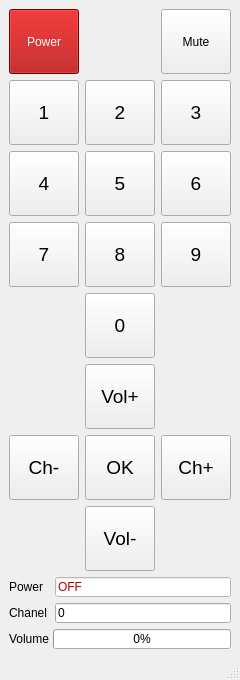
<?xml version="1.0" encoding="UTF-8"?>
<ui version="4.0">
 <class>MainWindow</class>
 <widget class="QMainWindow" name="MainWindow">
  <property name="geometry">
   <rect>
    <x>0</x>
    <y>0</y>
    <width>240</width>
    <height>680</height>
   </rect>
  </property>
  <property name="sizePolicy">
   <sizepolicy hsizetype="Fixed" vsizetype="Fixed">
    <horstretch>0</horstretch>
    <verstretch>0</verstretch>
   </sizepolicy>
  </property>
  <property name="minimumSize">
   <size>
    <width>240</width>
    <height>680</height>
   </size>
  </property>
  <property name="maximumSize">
   <size>
    <width>240</width>
    <height>680</height>
   </size>
  </property>
  <property name="contextMenuPolicy">
   <enum>Qt::NoContextMenu</enum>
  </property>
  <property name="windowTitle">
   <string>Remote Controller</string>
  </property>
  <widget class="QWidget" name="centralwidget">
   <property name="sizePolicy">
    <sizepolicy hsizetype="Fixed" vsizetype="Fixed">
     <horstretch>0</horstretch>
     <verstretch>0</verstretch>
    </sizepolicy>
   </property>
   <layout class="QGridLayout" name="gridLayout_2">
    <item row="0" column="0">
     <layout class="QVBoxLayout" name="verticalLayout">
      <item>
       <layout class="QGridLayout" name="gridLayout">
        <item row="2" column="0">
         <widget class="QPushButton" name="btn4">
          <property name="sizePolicy">
           <sizepolicy hsizetype="Expanding" vsizetype="Expanding">
            <horstretch>0</horstretch>
            <verstretch>0</verstretch>
           </sizepolicy>
          </property>
          <property name="font">
           <font>
            <pointsize>14</pointsize>
           </font>
          </property>
          <property name="text">
           <string>4</string>
          </property>
         </widget>
        </item>
        <item row="6" column="0">
         <widget class="QPushButton" name="btnPrev">
          <property name="sizePolicy">
           <sizepolicy hsizetype="Expanding" vsizetype="Expanding">
            <horstretch>0</horstretch>
            <verstretch>0</verstretch>
           </sizepolicy>
          </property>
          <property name="font">
           <font>
            <pointsize>14</pointsize>
           </font>
          </property>
          <property name="text">
           <string>Ch-</string>
          </property>
         </widget>
        </item>
        <item row="0" column="2">
         <widget class="QPushButton" name="btnMute">
          <property name="sizePolicy">
           <sizepolicy hsizetype="Expanding" vsizetype="Expanding">
            <horstretch>0</horstretch>
            <verstretch>0</verstretch>
           </sizepolicy>
          </property>
          <property name="text">
           <string>Mute</string>
          </property>
         </widget>
        </item>
        <item row="1" column="2">
         <widget class="QPushButton" name="btn3">
          <property name="sizePolicy">
           <sizepolicy hsizetype="Expanding" vsizetype="Expanding">
            <horstretch>0</horstretch>
            <verstretch>0</verstretch>
           </sizepolicy>
          </property>
          <property name="font">
           <font>
            <pointsize>14</pointsize>
           </font>
          </property>
          <property name="text">
           <string>3</string>
          </property>
         </widget>
        </item>
        <item row="3" column="2">
         <widget class="QPushButton" name="btn9">
          <property name="sizePolicy">
           <sizepolicy hsizetype="Expanding" vsizetype="Expanding">
            <horstretch>0</horstretch>
            <verstretch>0</verstretch>
           </sizepolicy>
          </property>
          <property name="font">
           <font>
            <pointsize>14</pointsize>
           </font>
          </property>
          <property name="text">
           <string>9</string>
          </property>
         </widget>
        </item>
        <item row="6" column="1">
         <widget class="QPushButton" name="btnOk">
          <property name="sizePolicy">
           <sizepolicy hsizetype="Expanding" vsizetype="Expanding">
            <horstretch>0</horstretch>
            <verstretch>0</verstretch>
           </sizepolicy>
          </property>
          <property name="font">
           <font>
            <pointsize>14</pointsize>
           </font>
          </property>
          <property name="text">
           <string>OK</string>
          </property>
         </widget>
        </item>
        <item row="1" column="1">
         <widget class="QPushButton" name="btn2">
          <property name="sizePolicy">
           <sizepolicy hsizetype="Expanding" vsizetype="Expanding">
            <horstretch>0</horstretch>
            <verstretch>0</verstretch>
           </sizepolicy>
          </property>
          <property name="font">
           <font>
            <pointsize>14</pointsize>
           </font>
          </property>
          <property name="text">
           <string>2</string>
          </property>
         </widget>
        </item>
        <item row="2" column="2">
         <widget class="QPushButton" name="btn6">
          <property name="sizePolicy">
           <sizepolicy hsizetype="Expanding" vsizetype="Expanding">
            <horstretch>0</horstretch>
            <verstretch>0</verstretch>
           </sizepolicy>
          </property>
          <property name="font">
           <font>
            <pointsize>14</pointsize>
           </font>
          </property>
          <property name="text">
           <string>6</string>
          </property>
         </widget>
        </item>
        <item row="4" column="1">
         <widget class="QPushButton" name="btn0">
          <property name="sizePolicy">
           <sizepolicy hsizetype="Expanding" vsizetype="Expanding">
            <horstretch>0</horstretch>
            <verstretch>0</verstretch>
           </sizepolicy>
          </property>
          <property name="font">
           <font>
            <pointsize>14</pointsize>
           </font>
          </property>
          <property name="text">
           <string>0</string>
          </property>
         </widget>
        </item>
        <item row="0" column="0">
         <widget class="QPushButton" name="btnPower">
          <property name="sizePolicy">
           <sizepolicy hsizetype="Expanding" vsizetype="Expanding">
            <horstretch>0</horstretch>
            <verstretch>0</verstretch>
           </sizepolicy>
          </property>
          <property name="styleSheet">
           <string notr="true">background-color:rgb(170, 0, 0);
color:rgb(255, 255, 255)</string>
          </property>
          <property name="text">
           <string>Power</string>
          </property>
         </widget>
        </item>
        <item row="6" column="2">
         <widget class="QPushButton" name="btnNext">
          <property name="sizePolicy">
           <sizepolicy hsizetype="Expanding" vsizetype="Expanding">
            <horstretch>0</horstretch>
            <verstretch>0</verstretch>
           </sizepolicy>
          </property>
          <property name="font">
           <font>
            <pointsize>14</pointsize>
           </font>
          </property>
          <property name="text">
           <string>Ch+</string>
          </property>
         </widget>
        </item>
        <item row="1" column="0">
         <widget class="QPushButton" name="btn1">
          <property name="sizePolicy">
           <sizepolicy hsizetype="Expanding" vsizetype="Expanding">
            <horstretch>0</horstretch>
            <verstretch>0</verstretch>
           </sizepolicy>
          </property>
          <property name="font">
           <font>
            <pointsize>14</pointsize>
           </font>
          </property>
          <property name="text">
           <string>1</string>
          </property>
         </widget>
        </item>
        <item row="2" column="1">
         <widget class="QPushButton" name="btn5">
          <property name="sizePolicy">
           <sizepolicy hsizetype="Expanding" vsizetype="Expanding">
            <horstretch>0</horstretch>
            <verstretch>0</verstretch>
           </sizepolicy>
          </property>
          <property name="font">
           <font>
            <pointsize>14</pointsize>
           </font>
          </property>
          <property name="text">
           <string>5</string>
          </property>
         </widget>
        </item>
        <item row="3" column="1">
         <widget class="QPushButton" name="btn8">
          <property name="sizePolicy">
           <sizepolicy hsizetype="Expanding" vsizetype="Expanding">
            <horstretch>0</horstretch>
            <verstretch>0</verstretch>
           </sizepolicy>
          </property>
          <property name="font">
           <font>
            <pointsize>14</pointsize>
           </font>
          </property>
          <property name="text">
           <string>8</string>
          </property>
         </widget>
        </item>
        <item row="5" column="1">
         <widget class="QPushButton" name="btnVolumeUp">
          <property name="sizePolicy">
           <sizepolicy hsizetype="Expanding" vsizetype="Expanding">
            <horstretch>0</horstretch>
            <verstretch>0</verstretch>
           </sizepolicy>
          </property>
          <property name="font">
           <font>
            <pointsize>14</pointsize>
           </font>
          </property>
          <property name="text">
           <string>Vol+</string>
          </property>
         </widget>
        </item>
        <item row="3" column="0">
         <widget class="QPushButton" name="btn7">
          <property name="sizePolicy">
           <sizepolicy hsizetype="Expanding" vsizetype="Expanding">
            <horstretch>0</horstretch>
            <verstretch>0</verstretch>
           </sizepolicy>
          </property>
          <property name="font">
           <font>
            <pointsize>14</pointsize>
           </font>
          </property>
          <property name="text">
           <string>7</string>
          </property>
         </widget>
        </item>
        <item row="7" column="1">
         <widget class="QPushButton" name="btnVolumeDown">
          <property name="sizePolicy">
           <sizepolicy hsizetype="Expanding" vsizetype="Expanding">
            <horstretch>0</horstretch>
            <verstretch>0</verstretch>
           </sizepolicy>
          </property>
          <property name="font">
           <font>
            <pointsize>14</pointsize>
           </font>
          </property>
          <property name="text">
           <string>Vol-</string>
          </property>
         </widget>
        </item>
       </layout>
      </item>
      <item>
       <layout class="QHBoxLayout" name="horizontalLayout_2">
        <item>
         <widget class="QLabel" name="label">
          <property name="minimumSize">
           <size>
            <width>40</width>
            <height>20</height>
           </size>
          </property>
          <property name="maximumSize">
           <size>
            <width>40</width>
            <height>20</height>
           </size>
          </property>
          <property name="text">
           <string>Power</string>
          </property>
         </widget>
        </item>
        <item>
         <widget class="QLineEdit" name="editPower">
          <property name="minimumSize">
           <size>
            <width>0</width>
            <height>20</height>
           </size>
          </property>
          <property name="maximumSize">
           <size>
            <width>16777215</width>
            <height>20</height>
           </size>
          </property>
          <property name="font">
           <font>
            <pointsize>9</pointsize>
           </font>
          </property>
          <property name="styleSheet">
           <string notr="true">background-color:rgb(255, 255, 255);
color: rgb(170, 0, 0)</string>
          </property>
          <property name="text">
           <string>OFF</string>
          </property>
         </widget>
        </item>
       </layout>
      </item>
      <item>
       <layout class="QHBoxLayout" name="horizontalLayout_6">
        <item>
         <widget class="QLabel" name="label_4">
          <property name="minimumSize">
           <size>
            <width>40</width>
            <height>20</height>
           </size>
          </property>
          <property name="maximumSize">
           <size>
            <width>40</width>
            <height>20</height>
           </size>
          </property>
          <property name="text">
           <string>Chanel</string>
          </property>
         </widget>
        </item>
        <item>
         <widget class="QLineEdit" name="editChanel">
          <property name="minimumSize">
           <size>
            <width>0</width>
            <height>20</height>
           </size>
          </property>
          <property name="maximumSize">
           <size>
            <width>16777215</width>
            <height>20</height>
           </size>
          </property>
          <property name="font">
           <font>
            <pointsize>9</pointsize>
           </font>
          </property>
          <property name="text">
           <string>0</string>
          </property>
         </widget>
        </item>
       </layout>
      </item>
      <item>
       <layout class="QHBoxLayout" name="horizontalLayout_7">
        <property name="spacing">
         <number>4</number>
        </property>
        <item>
         <widget class="QLabel" name="label_5">
          <property name="sizePolicy">
           <sizepolicy hsizetype="Fixed" vsizetype="Fixed">
            <horstretch>0</horstretch>
            <verstretch>0</verstretch>
           </sizepolicy>
          </property>
          <property name="minimumSize">
           <size>
            <width>40</width>
            <height>20</height>
           </size>
          </property>
          <property name="maximumSize">
           <size>
            <width>40</width>
            <height>20</height>
           </size>
          </property>
          <property name="text">
           <string>Volume</string>
          </property>
         </widget>
        </item>
        <item>
         <widget class="QProgressBar" name="progressVolume">
          <property name="sizePolicy">
           <sizepolicy hsizetype="Expanding" vsizetype="Fixed">
            <horstretch>0</horstretch>
            <verstretch>0</verstretch>
           </sizepolicy>
          </property>
          <property name="minimumSize">
           <size>
            <width>0</width>
            <height>20</height>
           </size>
          </property>
          <property name="maximumSize">
           <size>
            <width>16777215</width>
            <height>20</height>
           </size>
          </property>
          <property name="font">
           <font>
            <pointsize>9</pointsize>
           </font>
          </property>
          <property name="value">
           <number>0</number>
          </property>
         </widget>
        </item>
       </layout>
      </item>
     </layout>
    </item>
   </layout>
  </widget>
  <widget class="QStatusBar" name="statusbar"/>
 </widget>
 <resources/>
 <connections>
  <connection>
   <sender>btnPower</sender>
   <signal>clicked()</signal>
   <receiver>MainWindow</receiver>
   <slot>powerChange()</slot>
   <hints>
    <hint type="sourcelabel">
     <x>30</x>
     <y>22</y>
    </hint>
    <hint type="destinationlabel">
     <x>113</x>
     <y>36</y>
    </hint>
   </hints>
  </connection>
  <connection>
   <sender>btnMute</sender>
   <signal>clicked()</signal>
   <receiver>MainWindow</receiver>
   <slot>muteChange()</slot>
   <hints>
    <hint type="sourcelabel">
     <x>222</x>
     <y>26</y>
    </hint>
    <hint type="destinationlabel">
     <x>154</x>
     <y>19</y>
    </hint>
   </hints>
  </connection>
  <connection>
   <sender>btn1</sender>
   <signal>clicked()</signal>
   <receiver>MainWindow</receiver>
   <slot>add1()</slot>
   <hints>
    <hint type="sourcelabel">
     <x>65</x>
     <y>71</y>
    </hint>
    <hint type="destinationlabel">
     <x>140</x>
     <y>46</y>
    </hint>
   </hints>
  </connection>
  <connection>
   <sender>btn2</sender>
   <signal>clicked()</signal>
   <receiver>MainWindow</receiver>
   <slot>add2()</slot>
   <hints>
    <hint type="sourcelabel">
     <x>142</x>
     <y>91</y>
    </hint>
    <hint type="destinationlabel">
     <x>162</x>
     <y>10</y>
    </hint>
   </hints>
  </connection>
  <connection>
   <sender>btn3</sender>
   <signal>clicked()</signal>
   <receiver>MainWindow</receiver>
   <slot>add3()</slot>
   <hints>
    <hint type="sourcelabel">
     <x>225</x>
     <y>84</y>
    </hint>
    <hint type="destinationlabel">
     <x>115</x>
     <y>7</y>
    </hint>
   </hints>
  </connection>
  <connection>
   <sender>btn4</sender>
   <signal>clicked()</signal>
   <receiver>MainWindow</receiver>
   <slot>add4()</slot>
   <hints>
    <hint type="sourcelabel">
     <x>43</x>
     <y>130</y>
    </hint>
    <hint type="destinationlabel">
     <x>20</x>
     <y>217</y>
    </hint>
   </hints>
  </connection>
  <connection>
   <sender>btn5</sender>
   <signal>clicked()</signal>
   <receiver>MainWindow</receiver>
   <slot>add5()</slot>
   <hints>
    <hint type="sourcelabel">
     <x>117</x>
     <y>134</y>
    </hint>
    <hint type="destinationlabel">
     <x>34</x>
     <y>205</y>
    </hint>
   </hints>
  </connection>
  <connection>
   <sender>btn6</sender>
   <signal>clicked()</signal>
   <receiver>MainWindow</receiver>
   <slot>add6()</slot>
   <hints>
    <hint type="sourcelabel">
     <x>243</x>
     <y>132</y>
    </hint>
    <hint type="destinationlabel">
     <x>260</x>
     <y>215</y>
    </hint>
   </hints>
  </connection>
  <connection>
   <sender>btn7</sender>
   <signal>clicked()</signal>
   <receiver>MainWindow</receiver>
   <slot>add7()</slot>
   <hints>
    <hint type="sourcelabel">
     <x>65</x>
     <y>167</y>
    </hint>
    <hint type="destinationlabel">
     <x>52</x>
     <y>219</y>
    </hint>
   </hints>
  </connection>
  <connection>
   <sender>btn8</sender>
   <signal>clicked()</signal>
   <receiver>MainWindow</receiver>
   <slot>add8()</slot>
   <hints>
    <hint type="sourcelabel">
     <x>147</x>
     <y>170</y>
    </hint>
    <hint type="destinationlabel">
     <x>197</x>
     <y>203</y>
    </hint>
   </hints>
  </connection>
  <connection>
   <sender>btn9</sender>
   <signal>clicked()</signal>
   <receiver>MainWindow</receiver>
   <slot>add9()</slot>
   <hints>
    <hint type="sourcelabel">
     <x>223</x>
     <y>180</y>
    </hint>
    <hint type="destinationlabel">
     <x>232</x>
     <y>214</y>
    </hint>
   </hints>
  </connection>
  <connection>
   <sender>btn0</sender>
   <signal>clicked()</signal>
   <receiver>MainWindow</receiver>
   <slot>add0()</slot>
   <hints>
    <hint type="sourcelabel">
     <x>118</x>
     <y>228</y>
    </hint>
    <hint type="destinationlabel">
     <x>78</x>
     <y>225</y>
    </hint>
   </hints>
  </connection>
  <connection>
   <sender>btnVolumeUp</sender>
   <signal>clicked()</signal>
   <receiver>MainWindow</receiver>
   <slot>volumeUp()</slot>
   <hints>
    <hint type="sourcelabel">
     <x>160</x>
     <y>266</y>
    </hint>
    <hint type="destinationlabel">
     <x>197</x>
     <y>259</y>
    </hint>
   </hints>
  </connection>
  <connection>
   <sender>btnPrev</sender>
   <signal>clicked()</signal>
   <receiver>MainWindow</receiver>
   <slot>prevChanel()</slot>
   <hints>
    <hint type="sourcelabel">
     <x>59</x>
     <y>321</y>
    </hint>
    <hint type="destinationlabel">
     <x>39</x>
     <y>283</y>
    </hint>
   </hints>
  </connection>
  <connection>
   <sender>btnOk</sender>
   <signal>clicked()</signal>
   <receiver>MainWindow</receiver>
   <slot>isOk()</slot>
   <hints>
    <hint type="sourcelabel">
     <x>138</x>
     <y>320</y>
    </hint>
    <hint type="destinationlabel">
     <x>68</x>
     <y>270</y>
    </hint>
   </hints>
  </connection>
  <connection>
   <sender>btnNext</sender>
   <signal>clicked()</signal>
   <receiver>MainWindow</receiver>
   <slot>nextChanel()</slot>
   <hints>
    <hint type="sourcelabel">
     <x>230</x>
     <y>320</y>
    </hint>
    <hint type="destinationlabel">
     <x>228</x>
     <y>286</y>
    </hint>
   </hints>
  </connection>
  <connection>
   <sender>btnVolumeDown</sender>
   <signal>clicked()</signal>
   <receiver>MainWindow</receiver>
   <slot>volumeDown()</slot>
   <hints>
    <hint type="sourcelabel">
     <x>137</x>
     <y>371</y>
    </hint>
    <hint type="destinationlabel">
     <x>211</x>
     <y>364</y>
    </hint>
   </hints>
  </connection>
 </connections>
 <slots>
  <slot>powerChange()</slot>
  <slot>add0()</slot>
  <slot>add1()</slot>
  <slot>add2()</slot>
  <slot>add3()</slot>
  <slot>add4()</slot>
  <slot>add5()</slot>
  <slot>add6()</slot>
  <slot>add7()</slot>
  <slot>add8()</slot>
  <slot>add9()</slot>
  <slot>muteChange()</slot>
  <slot>nextChanel()</slot>
  <slot>prevChanel()</slot>
  <slot>volumeUp()</slot>
  <slot>volumeDown()</slot>
  <slot>isOk()</slot>
 </slots>
</ui>
